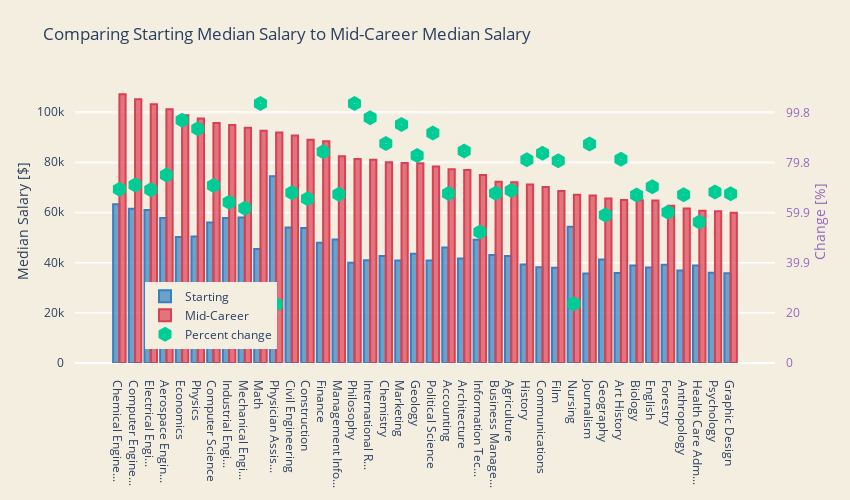

Write notebook code for a chart like this one.
### Code cell
major_sort = major.sort_values("mid_med", ascending=False).head(40)

def cut_name(x):
    if len(x) <= 18:
        return x
    else:
        return x[0:15] + "..."

trace1 = go.Bar(
    x = major_sort["major"].apply(cut_name).tolist(),
    y = major_sort["start_med"].tolist(),
    name='Starting',
    marker=dict(
        color='rgba(55, 128, 191, 0.7)',
        line=dict(
            color='rgba(55, 128, 191, 1.0)',
            width=2,
        )
    )
)
trace2 = go.Bar(
    x = major_sort["major"].apply(cut_name).tolist(),
    y = major_sort["mid_med"].tolist(),
    name='Mid-Career',
    marker=dict(
        color='rgba(219, 64, 82, 0.7)',
        line=dict(
            color='rgba(219, 64, 82, 1.0)',
            width=2,
        )
    )
)

trace3 = go.Scatter(
    x = major_sort["major"].apply(cut_name).tolist(),
    y = major_sort["increase"].tolist(),
    name='Percent change',
    mode = 'markers',
    marker=dict(
        symbol="hexagon-dot",
        size=15
    ),
    yaxis='y2'
)

data = [trace1, trace2, trace3]
layout = go.Layout(
    barmode='group',
    title = 'Comparing Starting Median Salary to Mid-Career Median Salary',
    width=850,
    height=500,
    margin=go.Margin(
        l=75,
        r=75,
        b=120,
        t=80,
        pad=10
    ),
    paper_bgcolor='rgb(244, 238, 225)',
    plot_bgcolor='rgb(244, 238, 225)',
    yaxis = dict(
        title= 'Median Salary [$]',
        anchor = 'x',
        rangemode='tozero'
    ),   
    yaxis2=dict(
        title='Change [%]',
        titlefont=dict(
            color='rgb(148, 103, 189)'
        ),
        tickfont=dict(
            color='rgb(148, 103, 189)'
        ),
        overlaying='y',
        side='right',
        anchor = 'x',
        rangemode = 'tozero',
        dtick = 19.95
    ),
    #legend=dict(x=-.1, y=1.2)
    legend=dict(x=0.1, y=0.05)
)

fig = go.Figure(data=data, layout=layout)
py.iplot(fig)

### Figure 1 — Plotly figure (JSON) as saved in the notebook; plotly's stock layout.template omitted (floating-point values rounded to 4 significant figures)
{"data": [{"marker": {"color": "rgba(55, 128, 191, 0.7)", "line": {"color": "rgba(55, 128, 191, 1.0)", "width": 2}}, "name": "Starting", "type": "bar", "x": ["Chemical Engine...", "Computer Engine...", "Electrical Engi...", "Aerospace Engin...", "Economics", "Physics", "Computer Science", "Industrial Engi...", "Mechanical Engi...", "Math", "Physician Assis...", "Civil Engineering", "Construction", "Finance", "Management Info...", "Philosophy", "International R...", "Chemistry", "Marketing", "Geology", "Political Science", "Accounting", "Architecture", "Information Tec...", "Business Manage...", "Agriculture", "History", "Communications", "Film", "Nursing", "Journalism", "Geography", "Art History", "Biology", "English", "Forestry", "Anthropology", "Health Care Adm...", "Psychology", "Graphic Design"], "y": [63200, 61400, 60900, 57700, 50100, 50300, 55900, 57700, 57900, 45400, 74300, 53900, 53700, 47900, 49200, 39900, 40900, 42600, 40800, 43500, 40800, 46000, 41600, 49100, 43000, 42600, 39200, 38100, 37900, 54200, 35600, 41200, 35800, 38800, 38000, 39100, 36800, 38800, 35900, 35700]}, {"marker": {"color": "rgba(219, 64, 82, 0.7)", "line": {"color": "rgba(219, 64, 82, 1.0)", "width": 2}}, "name": "Mid-Career", "type": "bar", "x": ["Chemical Engine...", "Computer Engine...", "Electrical Engi...", "Aerospace Engin...", "Economics", "Physics", "Computer Science", "Industrial Engi...", "Mechanical Engi...", "Math", "Physician Assis...", "Civil Engineering", "Construction", "Finance", "Management Info...", "Philosophy", "International R...", "Chemistry", "Marketing", "Geology", "Political Science", "Accounting", "Architecture", "Information Tec...", "Business Manage...", "Agriculture", "History", "Communications", "Film", "Nursing", "Journalism", "Geography", "Art History", "Biology", "English", "Forestry", "Anthropology", "Health Care Adm...", "Psychology", "Graphic Design"], "y": [107000, 105000, 103000, 101000, 98600, 97300, 95500, 94700, 93600, 92400, 91700, 90500, 88900, 88300, 82300, 81200, 80900, 79900, 79600, 79500, 78200, 77100, 76800, 74800, 72100, 71900, 71000, 70000, 68500, 67000, 66700, 65500, 64900, 64800, 64700, 62600, 61500, 60600, 60400, 59800]}, {"marker": {"size": 15, "symbol": "hexagon-dot"}, "mode": "markers", "name": "Percent change", "type": "scatter", "x": ["Chemical Engine...", "Computer Engine...", "Electrical Engi...", "Aerospace Engin...", "Economics", "Physics", "Computer Science", "Industrial Engi...", "Mechanical Engi...", "Math", "Physician Assis...", "Civil Engineering", "Construction", "Finance", "Management Info...", "Philosophy", "International R...", "Chemistry", "Marketing", "Geology", "Political Science", "Accounting", "Architecture", "Information Tec...", "Business Manage...", "Agriculture", "History", "Communications", "Film", "Nursing", "Journalism", "Geography", "Art History", "Biology", "English", "Forestry", "Anthropology", "Health Care Adm...", "Psychology", "Graphic Design"], "y": [69.3, 71, 69.1, 75, 96.8, 93.4, 70.8, 64.1, 61.7, 103.5, 23.4, 67.9, 65.5, 84.3, 67.3, 103.5, 97.8, 87.6, 95.1, 82.8, 91.7, 67.6, 84.6, 52.3, 67.7, 68.8, 81.1, 83.7, 80.7, 23.6, 87.4, 59, 81.3, 67, 70.3, 60.1, 67.1, 56.2, 68.2, 67.5], "yaxis": "y2"}], "layout": {"barmode": "group", "height": 500, "legend": {"x": 0.1, "y": 0.05}, "margin": {"b": 120, "l": 75, "pad": 10, "r": 75, "t": 80}, "paper_bgcolor": "rgb(244, 238, 225)", "plot_bgcolor": "rgb(244, 238, 225)", "title": {"text": "Comparing Starting Median Salary to Mid-Career Median Salary"}, "width": 850, "yaxis": {"anchor": "x", "rangemode": "tozero", "title": {"text": "Median Salary [$]"}}, "yaxis2": {"anchor": "x", "dtick": 19.95, "overlaying": "y", "rangemode": "tozero", "side": "right", "tickfont": {"color": "rgb(148, 103, 189)"}, "title": {"font": {"color": "rgb(148, 103, 189)"}, "text": "Change [%]"}}}}
